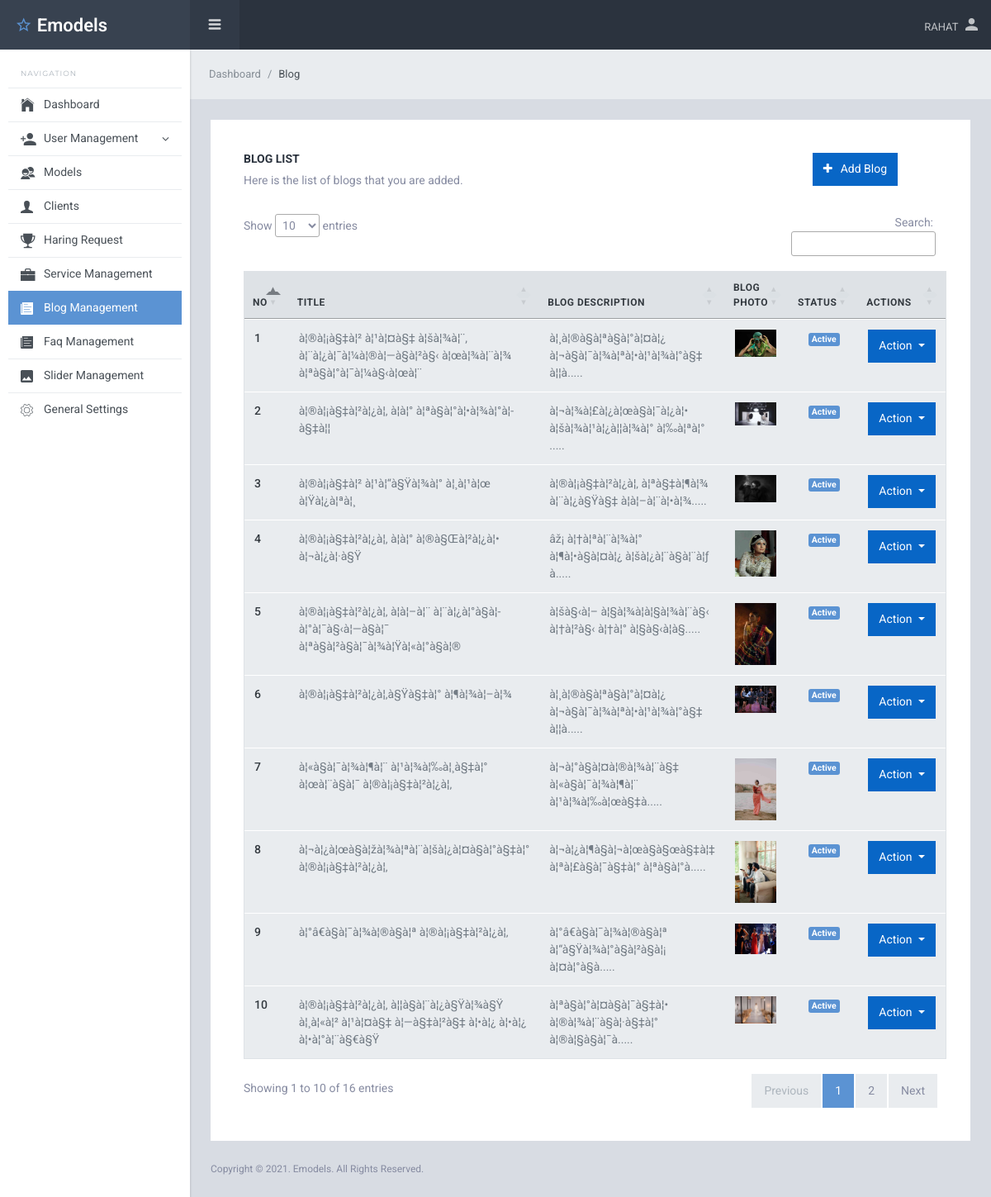
The page /admin/blog.php (signed in) on the database its author committed.
### tables this page shows
CREATE TABLE `general_settings` (
  `id` int(11) NOT NULL,
  `field_name` varchar(50) NOT NULL,
  `value` varchar(80) NOT NULL,
  `status` int(1) NOT NULL DEFAULT 1
);

CREATE TABLE `blogs` (
  `id` int(11) NOT NULL,
  `title` varchar(255) NOT NULL,
  `blog_description` text NOT NULL,
  `blog_photo` varchar(50) NOT NULL,
  `created_at` datetime NOT NULL,
  `status` int(11) NOT NULL DEFAULT 1
);

### admin/inc/functions.inc.php (called while the page is built, shortened)
<?php
function db_connect()
{
    return $con = mysqli_connect("localhost", "emodejfy", "jOArmN5Vpitr", "emodejfy_emodel");
}
function select_all($table_name, $column, $conditions = "")
{
    $select_query = mysqli_query(db_connect(), "SELECT $column FROM $table_name $conditions");
    return $select_query;
}
function single_value($field_name)
{
    $single_value = mysqli_fetch_assoc(select_all("general_settings", "*", "WHERE field_name='$field_name' and status=1"));
    return $single_value['value'];
}
function isAdmin()
{
    if ($_SESSION["ROLE_ID"] == 1) {
        return true;
    } else {
        return false;
    }
}
?>

### admin/blog.php (the view, shortened to what this page needs)
<?php
$blog = "";
require_once('top.inc.php');
?>
<div class="sl-mainpanel">
    <nav class="breadcrumb sl-breadcrumb">
        <a class="breadcrumb-item" href="index.php">Dashboard</a>
        <span class="breadcrumb-item active">Blog</span>
    </nav>
    <div class="sl-pagebody">
        <div class="card pd-20 pd-sm-40">
            <div class="d-flex justify-content-between">
                <div>
                    <h6 class="card-body-title">Blog List</h6>
                    <p class="mg-b-20 mg-sm-b-30">Here is the list of blogs that you are added.</p>
                </div>
                <div class="mr-5">
                    <a href="manage_blog.php">
                        <button class="btn btn-primary mg-b-10"><i class="fa fa-plus mg-r-10"></i>Add Blog</button>
                    </a>
                </div>
            </div>
            <div class="form-layout">
                <?php
                $row = mysqli_num_rows(select_all("blogs", "*"));
                if ($row < 1) {
                    echo "<h4 class='text-danger text-center'>* No blog added yet *</h4>";
                } else {
                ?>
                    <table id="myTable" class="table  table-responsive table-hover ">
                        <thead>
                            <tr>
                                <th scope="col">No</th>
                                <th scope="col">Title</th>
                                <th scope="col">blog Description</th>
                                <th scope="col">blog Photo</th>
                                <th scope="col">Status</th>
                                <th scope="col">Actions</th>
                            </tr>
                        </thead>
                        <tbody>
                            <?php
                            $i = 0;
                            foreach (select_all("blogs", "*") as $blog) :
                            ?>
                                <tr>
                                    <th scope="row"><?= ++$i ?></th>
                                    <td><?= $blog['title'] ?></td>
                                    <td><?= mb_substr($blog['blog_description'], 0, 60) . "....." ?></td>
                                    <td><img src="../media/blog/<?= $blog['blog_photo'] ?>" alt="<?= $blog['title'] ?>" width="50"> </td>
                                    <td class="text-center">
                                        <span class="badge badge-<?= ($blog['status'] == 1) ? 'info' : 'warning' ?>"><?= ($blog['status'] == 1) ? 'Active' : 'Deactive' ?></span>
                                    </td>
                                    <td class="text-center">
                                        <div class="btn-group">
                                            <button type="button" class="btn btn-primary dropdown-toggle" data-toggle="dropdown" aria-haspopup="true" aria-expanded="false">
                                                Action
                                            </button>
                                        </div>
                                    </td>
                                </tr>
                            <?php endforeach; ?>
                        </tbody>
                    </table>
                <?php } ?>
            </div>
        </div>
    </div>
    <?php
    require_once "footer.inc.php";
    ?>

### admin/top.inc.php (shortened to what this page needs)
<?php
require_once("inc/functions.inc.php");
?>
<!DOCTYPE html>
<html lang="en">
<head>
    <link href="lib/font-awesome/css/font-awesome.css" rel="stylesheet">
    <link href="lib/Ionicons/css/ionicons.css" rel="stylesheet">
    <link href="//cdn.datatables.net/1.11.3/css/jquery.dataTables.min.css" rel="stylesheet">
    <link rel="stylesheet" href="css/starlight.css">
</head>
<body>
    <div class="sl-logo"><a href="index.php"><i class="icon ion-android-star-outline"></i> <?= ucfirst(single_value("author"))  ?></a></div>
    <div class="sl-sideleft">
        <label class="sidebar-label">Navigation</label>
        <div class="sl-sideleft-menu">
            <a href="index.php" class="sl-menu-link <?= (isset($dashboard)) ? "active" : "" ?>">
                <div class="sl-menu-item">
                    <i class="menu-item-icon icon ion-ios-home tx-22"></i>
                    <span class="menu-item-label">Dashboard</span>
                </div>
            </a>
            <?php
            if (isAdmin() || ismoderator()) { ?>
                <a href="#" class="sl-menu-link <?= (isset($usermanagement)) ? "active" : "" ?> ">
                    <div class="sl-menu-item">
                        <i class="menu-item-icon icon ion-android-person-add tx-20"></i>
                        <span class="menu-item-label">User Management</span>
                        <i class="menu-item-arrow fa fa-angle-down"></i>
                    </div>
                </a>
                <a href="models-list.php" class="sl-menu-link <?= (isset($models)) ? "active" : "" ?>">
                    <div class="sl-menu-item">
                        <i class="menu-item-icon ion-android-contacts tx-20"></i>
                        <span class="menu-item-label">Models</span>
                    </div>
                </a>
                <a href="clients-list.php" class="sl-menu-link <?= (isset($Clients)) ? "active" : "" ?>">
                    <div class="sl-menu-item">
                        <i class="menu-item-icon icon ion-person  tx-20"></i>
                        <span class="menu-item-label">Clients</span>
                    </div>
                </a>
                <a href="haring-request.php" class="sl-menu-link <?= (isset($haring)) ? "active" : "" ?>">
                    <div class="sl-menu-item">
                        <i class="menu-item-icon icon ion-trophy  tx-20"></i>
                        <span class="menu-item-label">Haring Request</span>
                    </div>
                </a>
                <a href="services.php" class="sl-menu-link <?= (isset($services)) ? "active" : "" ?>">
                    <div class="sl-menu-item">
                        <i class="menu-item-icon icon ion-briefcase  tx-20"></i>
                        <span class="menu-item-label">Service Management </span>
                    </div>
                </a>
                <a href="blog.php" class="sl-menu-link <?= (isset($blog)) ? "active" : "" ?>">
                    <div class="sl-menu-item">
                        <i class="menu-item-icon icon ion-ios-paper  tx-20"></i>
                        <span class="menu-item-label">Blog Management </span>
                    </div>
                </a>
                <a href="faq.php" class="sl-menu-link <?= (isset($faq)) ? "active" : "" ?>">
                    <div class="sl-menu-item">
                        <i class="menu-item-icon icon ion-ios-paper  tx-20"></i>
                        <span class="menu-item-label">Faq Management </span>
                    </div>
                </a>
                <a href="slider.php" class="sl-menu-link <?= (isset($slider)) ? "active" : "" ?>">
                    <div class="sl-menu-item">
                        <i class="menu-item-icon icon ion-android-image  tx-20"></i>
                        <span class="menu-item-label">Slider Management</span>
                    </div>
                </a>
                <a href="general_settings.php" class="sl-menu-link <?= (isset($general_settings)) ? "active" : "" ?>">
                    <div class="sl-menu-item">
                        <i class="menu-item-icon icon ion-ios-gear-outline tx-20"></i>
                        <span class="menu-item-label">General Settings</span>
                    </div>
                </a>
            <?php } ?>
        </div>
        <br>
    </div>
    <div class="sl-header">
        <div class="sl-header-left">
            <div class="navicon-left hidden-md-down"><a id="btnLeftMenu" href=""><i class="icon ion-navicon-round"></i></a></div>
        </div>
        <div class="sl-header-right">
            <nav class="nav">
                <div class="dropdown">
                    <a href="" class="nav-link nav-link-profile" data-toggle="dropdown">
                        <span class="logged-name"><?= strtoupper($_SESSION['NAME'])  ?></span>
                        <i class="icon ion-android-person tx-20"></i>
                    </a>
                </div>
            </nav>
        </div>
    </div>

### admin/footer.inc.php (shortened to what this page needs)
<footer class="sl-footer">
    <div class="footer-left">
        <div class="mg-b-2">Copyright &copy; <?= date('Y') ?>. Emodels. All Rights Reserved.</div>
    </div>
</footer>
</div>
</body>
</html>

### rows shown on the page
general_settings: value "Emodels"
blogs: title "à¦®à¦¡à§‡à¦² à¦¹à¦¤à§‡ à¦šà¦¾à¦¨, à¦¨à¦¿à¦¯à¦¼à¦®à¦—à§à¦²à§‹ à¦œà¦¾à¦¨à¦¾ à¦ªà§à¦°à¦¯à¦¼à§‹à¦œà¦¨", blog_description "à¦¸à¦®à§à¦ªà§à¦°à¦¤à¦¿ à¦¬à§à¦¯à¦¾à¦ªà¦•à¦¹à¦¾à¦°à§‡ à¦¦à", blog_photo (picture), status "Active"
blogs: title "à¦®à¦¡à§‡à¦²à¦¿à¦‚ à¦à¦° à¦ªà§à¦°à¦•à¦¾à¦°à¦­à§‡à¦¦", blog_description "à¦¬à¦¾à¦£à¦¿à¦œà§à¦¯à¦¿à¦• à¦šà¦¾à¦¹à¦¿à¦¦à¦¾à¦° à¦‰à¦ªà¦°", blog_photo (picture), status "Active"
blogs: title "à¦®à¦¡à§‡à¦² à¦¹à¦“à§Ÿà¦¾à¦° à¦¸à¦¹à¦œ à¦Ÿà¦¿à¦ªà¦¸", blog_description "à¦®à¦¡à§‡à¦²à¦¿à¦‚ à¦ªà§‡à¦¶à¦¾ à¦¨à¦¿à§Ÿà§‡ à¦à¦–à¦¨à¦•à¦¾", blog_photo (picture), status "Active"
blogs: title "à¦®à¦¡à§‡à¦²à¦¿à¦‚ à¦à¦° à¦®à§Œà¦²à¦¿à¦• à¦¬à¦¿à¦·à§Ÿ", blog_description "âž¡ à¦†à¦ªà¦¨à¦¾à¦° à¦¶à¦•à§à¦¤à¦¿ à¦šà¦¿à¦¨à§à¦¨à¦ƒ à", blog_photo (picture), status "Active"
blogs: title "à¦®à¦¡à§‡à¦²à¦¿à¦‚ à¦à¦–à¦¨ à¦¨à¦¿à¦°à§à¦­à¦°à¦¯à§‹à¦—à§à¦¯ à¦ªà§à¦²à§à¦¯à¦¾à¦Ÿà¦«à¦°à§à¦®", blog_description "à¦šà§‹à¦– à¦§à¦¾à¦à¦§à¦¾à¦¨à§‹ à¦†à¦²à§‹ à¦†à¦° à¦§à§‹à¦à§", blog_photo (picture), status "Active"
blogs: title "à¦®à¦¡à§‡à¦²à¦¿à¦‚à§Ÿà§‡à¦° à¦¶à¦¾à¦–à¦¾", blog_description "à¦¸à¦®à§à¦ªà§à¦°à¦¤à¦¿ à¦¬à§à¦¯à¦¾à¦ªà¦•à¦¹à¦¾à¦°à§‡ à¦¦à", blog_photo (picture), status "Active"
blogs: title "à¦«à§à¦¯à¦¾à¦¶à¦¨ à¦¹à¦¾à¦‰à¦¸à§‡à¦° à¦œà¦¨à§à¦¯ à¦®à¦¡à§‡à¦²à¦¿à¦‚", blog_description "à¦¬à¦°à§à¦¤à¦®à¦¾à¦¨à§‡ à¦«à§à¦¯à¦¾à¦¶à¦¨ à¦¹à¦¾à¦‰à¦œà§‡à", blog_photo (picture), status "Active"
blogs: title "à¦¬à¦¿à¦œà§à¦žà¦¾à¦ªà¦¨à¦šà¦¿à¦¤à§à¦°à§‡à¦° à¦®à¦¡à§‡à¦²à¦¿à¦‚", blog_description "à¦¬à¦¿à¦¶à§à¦¬à¦œà§à§œà§‡à¦‡ à¦ªà¦£à§à¦¯à§‡à¦° à¦ªà§à¦°à", blog_photo (picture), status "Active"
blogs: title "à¦°â€à§à¦¯à¦¾à¦®à§à¦ª à¦®à¦¡à§‡à¦²à¦¿à¦‚", blog_description "à¦°â€à§à¦¯à¦¾à¦®à§à¦ª à¦“à§Ÿà¦¾à¦°à§à¦²à§à¦¡ à¦¤à¦°à§à", blog_photo (picture), status "Active"
blogs: title "à¦®à¦¡à§‡à¦²à¦¿à¦‚ à¦¦à§à¦¨à¦¿à§Ÿà¦¾à§Ÿ à¦¸à¦«à¦² à¦¹à¦¤à§‡ à¦—à§‡à¦²à§‡ à¦•à¦¿ à¦•à¦¿ à¦•à¦°à¦¨à§€à§Ÿ", blog_description "à¦ªà§à¦°à¦¤à§à¦¯à§‡à¦• à¦®à¦¾à¦¨à§à¦·à§‡à¦° à¦®à¦§à§à¦¯à", blog_photo (picture), status "Active"

### other values the page prints
$_SESSION['NAME'] "RAHAT"
